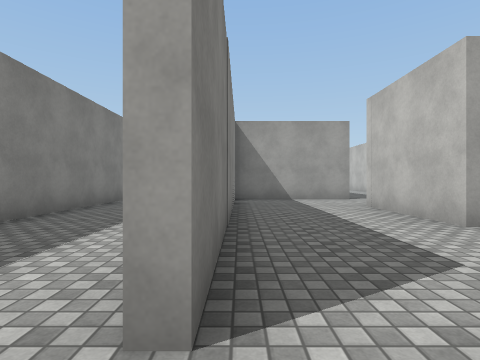
[1] (above)

21 first-person views from a walk through a 3-D level made in the Unity game engine. The camera is 1.2 m above the floor, looks level and sees 80° across. The floor is counted in squares, 2 m on a side. Each view is taken from the middle of a square. On the plan, view 1 faces up. The plan holds only what a view shows up to about 9 squares ahead; the rest is blank. Surface patterns are stand-ins for the level's own textures.

[2]
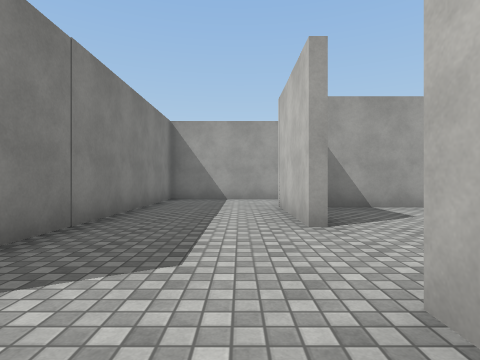

[3]
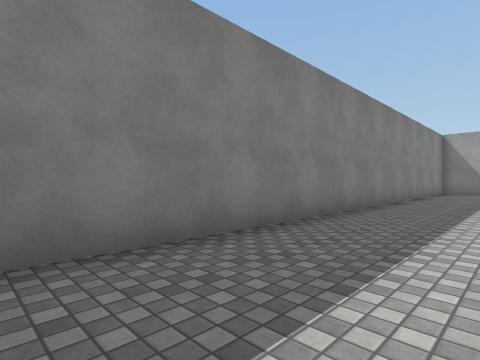

[4]
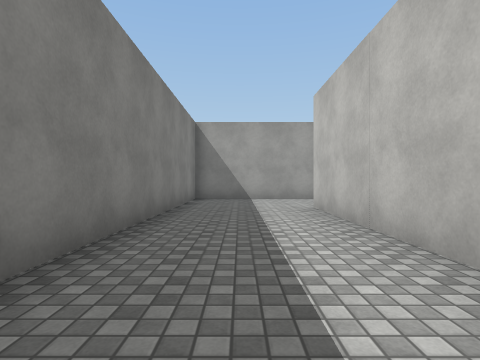

[5]
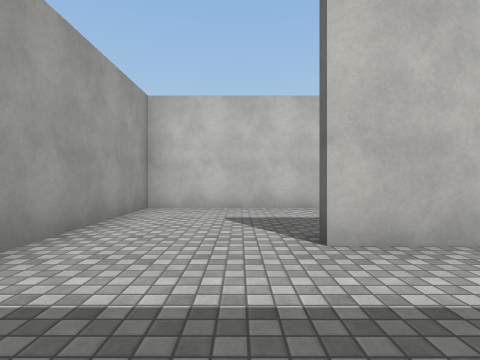

[6]
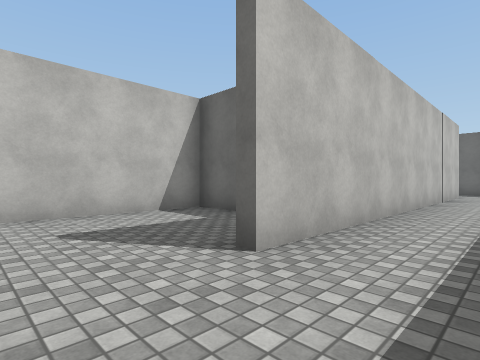

[7]
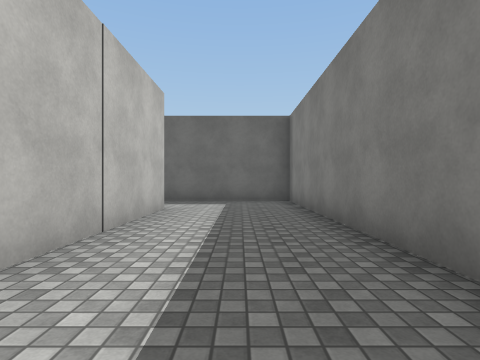

[8]
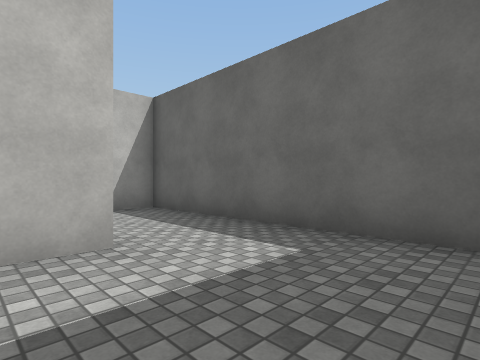

[9]
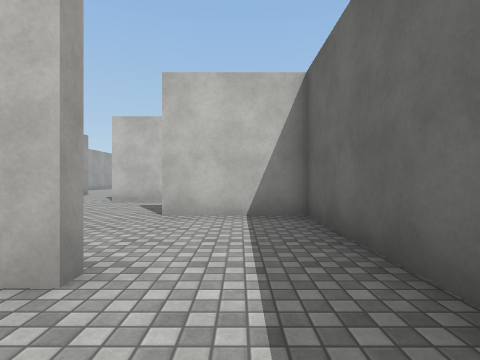

[10]
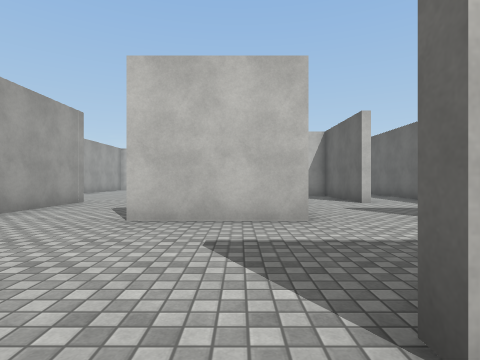

[11]
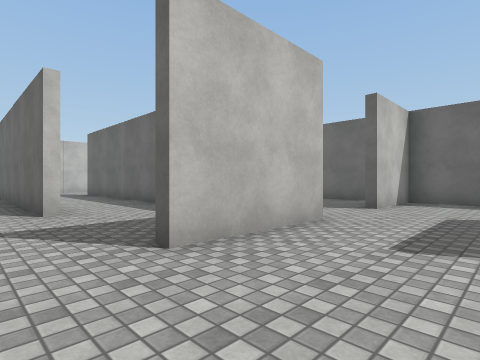

[12]
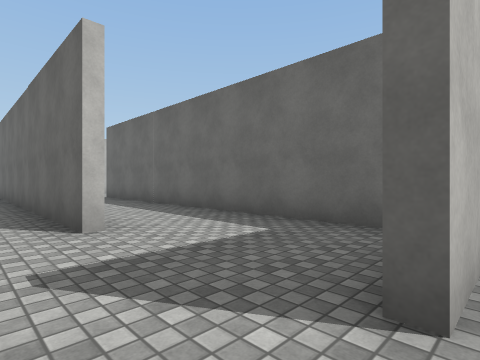

[13]
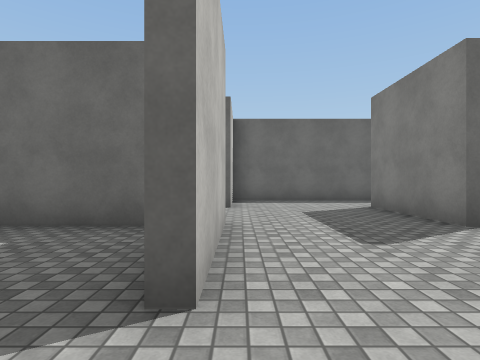

[14]
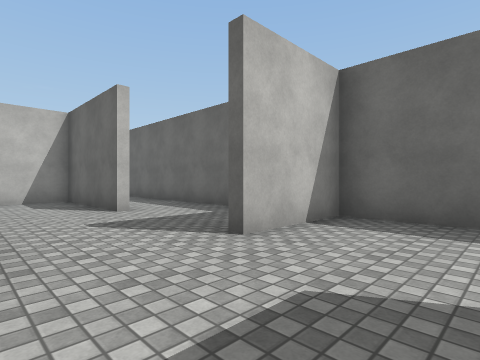

[15]
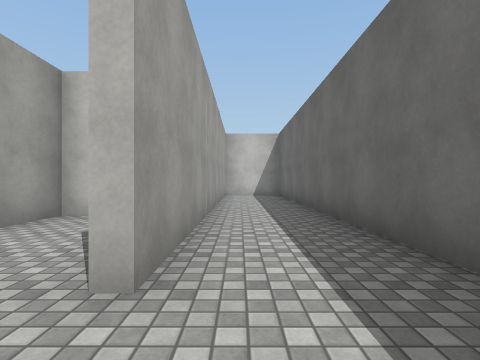

[16]
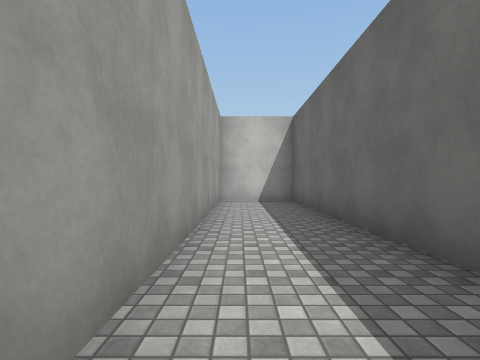

[17]
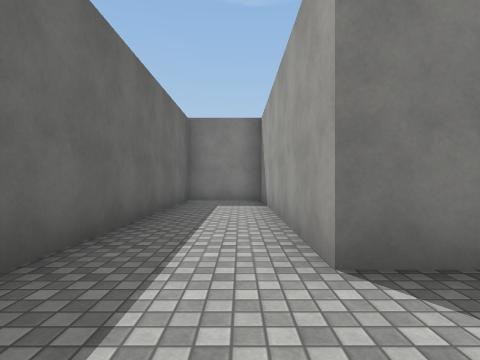

[18]
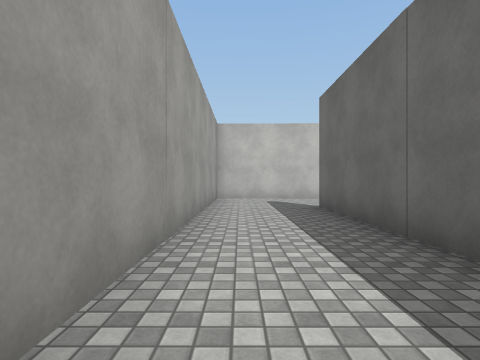

[19]
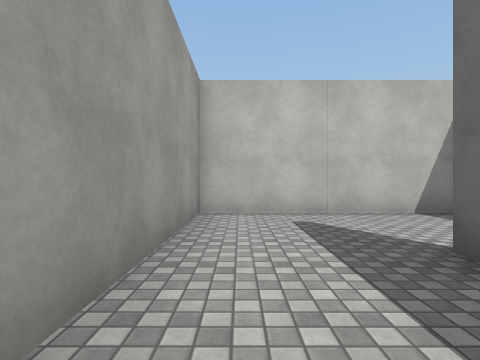

[20]
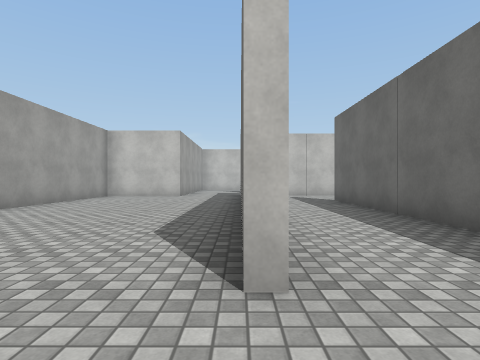

[21]
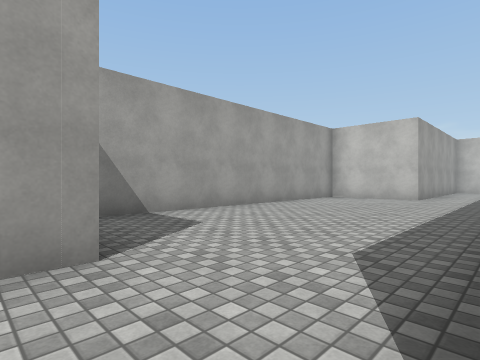

### Floor plan
Ten units are one square. View 1 is at (0, 0); x grows to the right and y downward. Boxes are objects, and circles mark ways between rooms. Rooms are numbered by the first view taken in them; rooms with no view inside come last. Other rooms are left out.
<svg viewBox="-39 -145 236 185">
<path fill="none" stroke="#000" d="M28 -36 28 -65M-4 11 28 11 28 -14M35 -89 -2 -89 -2 -10M-4 -10 -4 -113M-5 -140 -34 -140 -34 11 -4 11M31 -14 31 -5M62 -9 62 -38M54 -62 39 -62M99 -62 54 -62M72 -12 164 -12M192 -15 192 -37 109 -37M95 11 128 11 128 -10 115 -10M72 35 192 35 192 14 95 14M31 -5 31 14 -34 14 -34 35 62 35 62 12M20 -91 32 -91 32 -140 -5 -140"/>
<circle cx="0" cy="-5" r="3" fill="#2a7"/>
<circle cx="30" cy="-25" r="3" fill="#2a7"/>
<circle cx="0" cy="-125" r="3" fill="#2a7"/>
<circle cx="60" cy="-45" r="3" fill="#2a7"/>
<circle cx="45" cy="-10" r="3" fill="#2a7"/>
<circle cx="60" cy="5" r="3" fill="#2a7"/>
<text x="10" y="-40">1</text>
<text x="-20" y="-70">2</text>
<text x="40" y="-30">3</text>
<text x="110" y="-30">4</text>
<text x="110" y="20">5</text>
<text x="20" y="20">6</text>
<text x="10" y="-120">7</text>
</svg>
Room 1 opens to room 2. Room 1 opens to room 3. Room 2 opens to room 7. Room 3 opens to room 4. Room 3 opens to room 6. Room 5 opens to room 6.

Where each view was taken, in squares from view 1:
view 1: 0 up, 0 right, facing up
view 2: 0 up, 2 right, facing up
view 3: 0 up, 1 left, facing up-left
view 4: 5 up, 2 left, facing up
view 5: 12 up, 3 left, facing right
view 6: 13 up, 2 left, facing down-right
view 7: 7 up, 2 left, facing down
view 8: 2 up, 3 left, facing down-right
view 9: 0 up, 2 left, facing right
view 10: 2 up, 2 right, facing right
view 11: 5 up, 4 right, facing down-right
view 12: 5 up, 6 right, facing down-right
view 13: 5 up, 6 right, facing down
view 14: 1 up, 4 right, facing down-right
view 15: 2 down, 8 right, facing right
view 16: 2 down, 11 right, facing right
view 17: 2 down, 5 right, facing left
view 18: 3 up, 10 right, facing right
view 19: 3 up, 14 right, facing right
view 20: 4 up, 8 right, facing right
view 21: 4 up, 9 right, facing up-right
